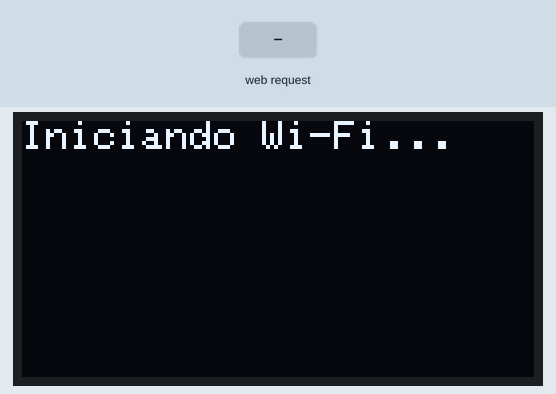
Recording of a sketch running on a simulated ESP32. Parts: 128×64 one-colour display. Inputs (shaded band) come from the test bench.

Above: at 0.06 s.
At 1.2 s:
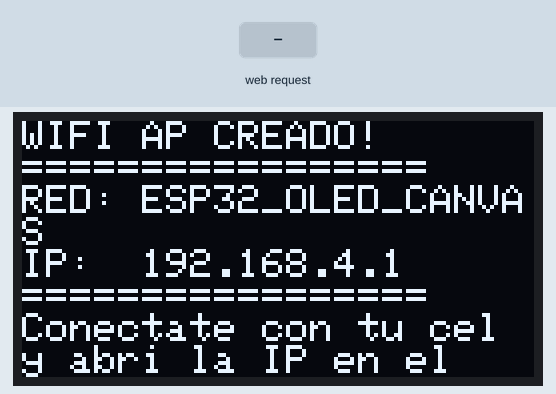
1.3 s: HTTP request GET /clear received
At 2.1 s:
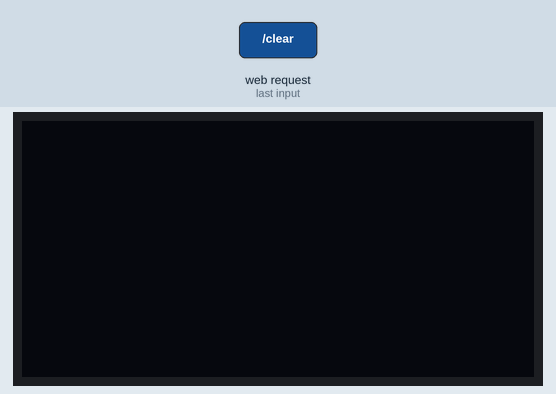
Timing chart, 0 to 4.3 s (numbered marks = the images above; inputs shaded):
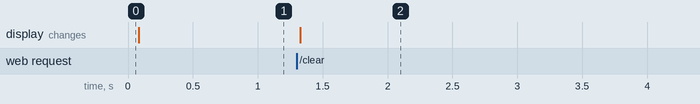

Measured:
- after the input at 1.3 s, the display: changes at once (image 2)

The sketch:

web_canvas.ino
```cpp
// ============================================================
//  REAL-TIME WEB CANVAS (Wi-Fi Access Point)
//  ESP32 + SSD1306 128x64 OLED
// ============================================================
//  - Crea su propia red Wi-Fi "ESP32_OLED_CANVAS"
//  - Aloja una página web interactiva
//  - Dibuja en tu celular y los píxeles se envían por
//    paquetes HTTP POST al ESP32 para renderizado en vivo.
// ============================================================

#include <WiFi.h>
#include <WebServer.h>
#include <Wire.h>
#include <Adafruit_GFX.h>
#include <Adafruit_SSD1306.h>

#define SCR_W 128
#define SCR_H 64
#define OLED_RESET -1
#define OLED_ADDR  0x3C
Adafruit_SSD1306 display(SCR_W, SCR_H, &Wire, OLED_RESET);

const char* ssid = "ESP32_OLED_CANVAS";
WebServer server(80);

const char* htmlPage = R"rawliteral(
<!DOCTYPE html>
<html>
<head>
  <meta charset="utf-8">
  <meta name="viewport" content="width=device-width, initial-scale=1, maximum-scale=1, user-scalable=0">
  <title>OLED Canvas</title>
  <style>
    body { background-color: #111; color: #0f0; text-align: center; font-family: monospace; margin: 0; padding: 20px; }
    canvas { background-color: black; border: 2px solid #0f0; touch-action: none; width: 100%; max-width: 384px; image-rendering: pixelated; box-shadow: 0 0 15px #0f0; }
    button { background: #0f0; color: #000; border: none; padding: 10px 20px; font-size: 18px; font-family: monospace; font-weight: bold; cursor: pointer; margin-top: 20px; }
  </style>
</head>
<body>
  <h2>HACKER CANVAS</h2>
  <p>Dibuja aquí y mira el OLED</p>
  <canvas id="c" width="128" height="64"></canvas><br>
  <button onclick="clearOLED()">BORRAR PANTALLA</button>

  <script>
    var c = document.getElementById('c');
    var ctx = c.getContext('2d');
    var drawing = false;
    ctx.fillStyle = "white";

    let queue = [];

    function sendPixel(x, y) {
      queue.push(x + "," + y);
      ctx.fillRect(x, y, 1, 1);
    }

    function handle(e) {
      e.preventDefault();
      var rect = c.getBoundingClientRect();
      var touch = e.touches ? e.touches[0] : e;
      var x = Math.floor((touch.clientX - rect.left) / (rect.width / 128));
      var y = Math.floor((touch.clientY - rect.top) / (rect.height / 64));
      sendPixel(x, y);
    }

    c.onmousedown = function(e){ drawing = true; handle(e); };
    c.onmousemove = function(e){ if(drawing) handle(e); };
    c.onmouseup = function(){ drawing = false; };
    c.ontouchstart = function(e){ drawing = true; handle(e); };
    c.ontouchmove = function(e){ if(drawing) handle(e); };
    c.ontouchend = function(){ drawing = false; };

    function clearOLED() {
      ctx.clearRect(0, 0, 128, 64);
      fetch('/clear');
    }

    // Enviar lote de píxeles cada 50ms para no saturar el servidor
    setInterval(() => {
      if(queue.length > 0) {
        let data = queue.join(";");
        queue = [];
        fetch('/d', { method: 'POST', body: data });
      }
    }, 50);
  </script>
</body>
</html>
)rawliteral";

void setup() {
  Serial.begin(115200);
  if (!display.begin(SSD1306_SWITCHCAPVCC, OLED_ADDR)) { while (1); }

  display.clearDisplay();
  display.setTextColor(SSD1306_WHITE);
  display.setTextSize(1);
  display.setCursor(0, 0);
  display.println(F("Iniciando Wi-Fi..."));
  display.display();

  // Configurar ESP32 como Punto de Acceso (Access Point)
  WiFi.softAP(ssid);
  IPAddress IP = WiFi.softAPIP();

  display.clearDisplay();
  display.setCursor(0, 0);
  display.println(F("WIFI AP CREADO!"));
  display.println(F("================="));
  display.print(F("RED: ")); display.println(ssid);
  display.print(F("IP:  ")); display.println(IP);
  display.println(F("================="));
  display.println(F("Conectate con tu cel"));
  display.println(F("y abri la IP en el"));
  display.println(F("navegador."));
  display.display();

  // Ruta principal: Enviar el HTML
  server.on("/", HTTP_GET, []() {
    server.send(200, "text/html", htmlPage);
  });

  // Ruta para borrar la pantalla
  server.on("/clear", HTTP_GET, []() {
    display.clearDisplay();
    display.display();
    server.send(200, "text/plain", "CLEARED");
  });

  // Ruta para recibir puntos: "x,y;x,y;x,y"
  server.on("/d", HTTP_POST, []() {
    if (server.hasArg("plain")) {
      String data = server.arg("plain");

      // Parsear la cadena de puntos
      int start = 0;
      int end = data.indexOf(';');
      while (end != -1) {
        String pair = data.substring(start, end);
        int comma = pair.indexOf(',');
        if(comma != -1) {
          int x = pair.substring(0, comma).toInt();
          int y = pair.substring(comma+1).toInt();
          display.drawPixel(x, y, SSD1306_WHITE);
        }
        start = end + 1;
        end = data.indexOf(';', start);
      }
      // Último par
      String pair = data.substring(start);
      int comma = pair.indexOf(',');
      if(comma != -1) {
        int x = pair.substring(0, comma).toInt();
        int y = pair.substring(comma+1).toInt();
        display.drawPixel(x, y, SSD1306_WHITE);
      }

      display.display();
    }
    server.send(200, "text/plain", "OK");
  });

  server.begin();
}

void loop() {
  server.handleClient();
}
```
